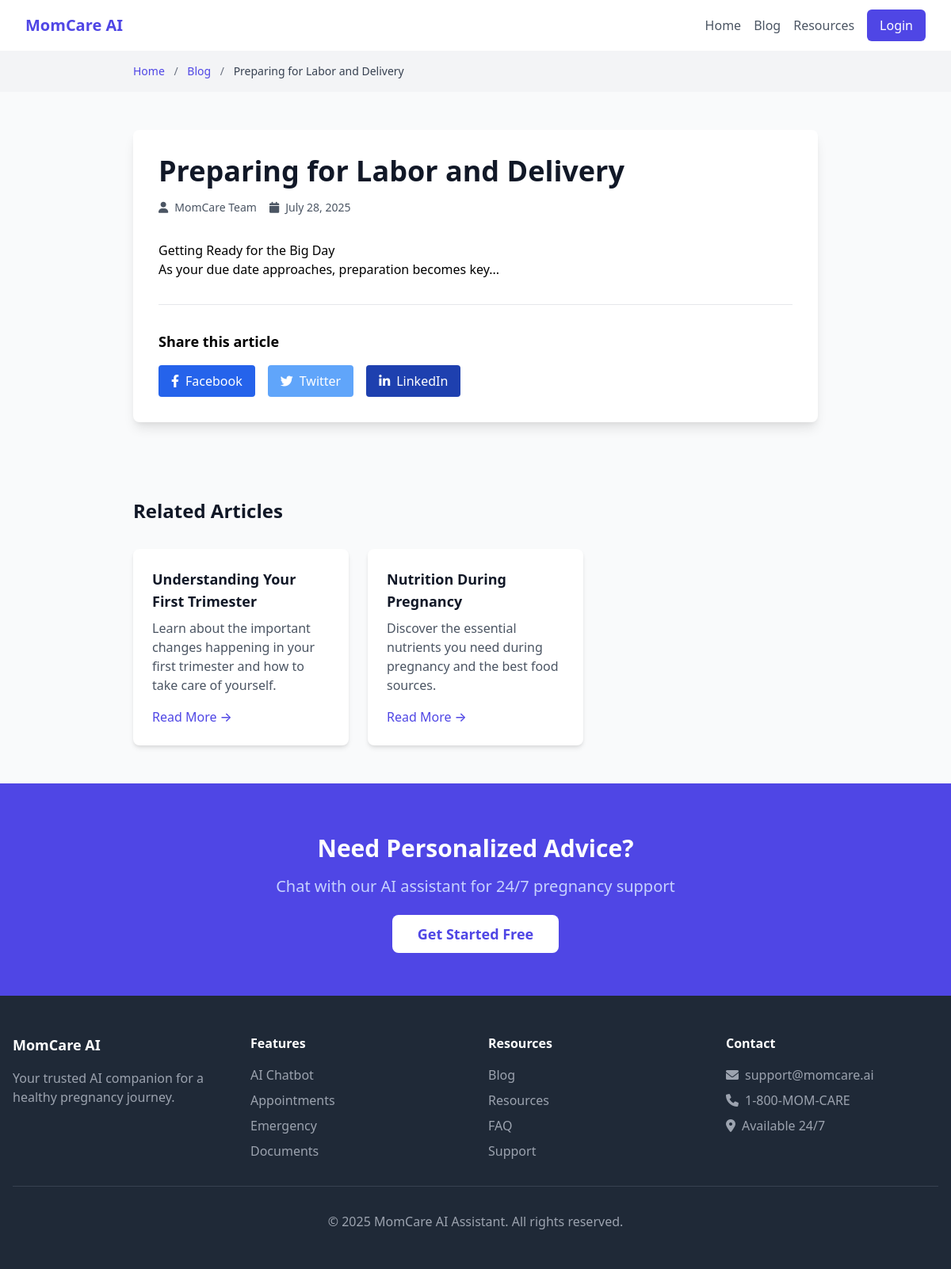
The page /blog_post.php?slug=preparing-labor-delivery on the database its author committed.
### tables this page shows
CREATE TABLE blog_posts (
    id INT AUTO_INCREMENT PRIMARY KEY,
    title VARCHAR(255) NOT NULL,
    slug VARCHAR(255) UNIQUE NOT NULL,
    content LONGTEXT NOT NULL,
    excerpt TEXT,
    featured_image VARCHAR(500),
    author VARCHAR(255) DEFAULT 'MomCare Team',
    published BOOLEAN DEFAULT FALSE,
    created_at TIMESTAMP DEFAULT CURRENT_TIMESTAMP,
    updated_at TIMESTAMP DEFAULT CURRENT_TIMESTAMP ON UPDATE CURRENT_TIMESTAMP
);

### includes/functions.php (called while the page is built, shortened)
<?php
function isLoggedIn() {
    return isset($_SESSION['user_id']) && isset($_SESSION['session_token']);
}
function sanitizeInput($data) {
    $data = trim($data);
    $data = stripslashes($data);
    $data = htmlspecialchars($data);
    return $data;
}
?>

### blog_post.php (the view, shortened to what this page needs)
<?php
require_once 'includes/functions.php';
$slug = isset($_GET['slug']) ? sanitizeInput($_GET['slug']) : '';
$query = "SELECT * FROM blog_posts WHERE slug = :slug AND published = 1";
$stmt = $db->prepare($query);
$stmt->bindParam(':slug', $slug);
$stmt->execute();
$post = $stmt->fetch(PDO::FETCH_ASSOC);
$query = "SELECT id, title, slug, excerpt FROM blog_posts WHERE published = 1 AND id != :id ORDER BY created_at DESC LIMIT 3";
$stmt = $db->prepare($query);
$stmt->bindParam(':id', $post['id']);
$stmt->execute();
$related_posts = $stmt->fetchAll(PDO::FETCH_ASSOC);
?>
<!DOCTYPE html>
<html lang="en">
<head>
    <link href="https://cdn.jsdelivr.net/npm/tailwindcss@2.2.19/dist/tailwind.min.css" rel="stylesheet">
    <link href="https://cdnjs.cloudflare.com/ajax/libs/font-awesome/6.0.0/css/all.min.css" rel="stylesheet">
</head>
<body class="bg-gray-50">
    <nav class="bg-white shadow-sm">
        <div class="max-w-7xl mx-auto px-4 sm:px-6 lg:px-8">
            <div class="flex justify-between h-16">
                <div class="flex items-center">
                    <a href="index.php" class="text-xl font-bold text-indigo-600">MomCare AI</a>
                </div>
                <div class="flex items-center space-x-4">
                    <a href="index.php" class="text-gray-600 hover:text-indigo-600">Home</a>
                    <a href="blog.php" class="text-gray-600 hover:text-indigo-600">Blog</a>
                    <a href="resources.php" class="text-gray-600 hover:text-indigo-600">Resources</a>
                    <?php if (isLoggedIn()): ?>
                        <a href="dashboard.php" class="text-gray-600 hover:text-indigo-600">Dashboard</a>
                        <a href="logout.php" class="text-red-600 hover:text-red-800">Logout</a>
                    <?php else: ?>
                        <a href="login.php" class="bg-indigo-600 text-white px-4 py-2 rounded-md hover:bg-indigo-700">Login</a>
                    <?php endif; ?>
                </div>
            </div>
        </div>
    </nav>
    <div class="bg-gray-100 py-4">
        <div class="max-w-4xl mx-auto px-4">
            <nav class="text-sm">
                <a href="index.php" class="text-indigo-600 hover:text-indigo-800">Home</a>
                <span class="mx-2 text-gray-500">/</span>
                <a href="blog.php" class="text-indigo-600 hover:text-indigo-800">Blog</a>
                <span class="mx-2 text-gray-500">/</span>
                <span class="text-gray-700"><?php echo htmlspecialchars($post['title']); ?></span>
            </nav>
        </div>
    </div>
    <article class="max-w-4xl mx-auto py-12 px-4">
        <div class="bg-white rounded-lg shadow-lg overflow-hidden">
            <div class="p-8">
                <header class="mb-8">
                    <h1 class="text-3xl md:text-4xl font-bold text-gray-900 mb-4">
                        <?php echo htmlspecialchars($post['title']); ?>
                    </h1>
                    <div class="flex items-center text-gray-600 text-sm">
                        <i class="fas fa-user mr-2"></i>
                        <span class="mr-4"><?php echo htmlspecialchars($post['author']); ?></span>
                        <i class="fas fa-calendar mr-2"></i>
                        <span><?php echo date('F j, Y', strtotime($post['created_at'])); ?></span>
                    </div>
                </header>
                <div class="prose prose-lg max-w-none">
                    <?php echo $post['content']; ?>
                </div>
                <div class="mt-8 pt-8 border-t border-gray-200">
                    <h3 class="text-lg font-semibold mb-4">Share this article</h3>
                    <div class="flex space-x-4">
                        <a href="#" class="bg-blue-600 text-white px-4 py-2 rounded hover:bg-blue-700">
                            <i class="fab fa-facebook-f mr-2"></i>Facebook
                        </a>
                        <a href="#" class="bg-blue-400 text-white px-4 py-2 rounded hover:bg-blue-500">
                            <i class="fab fa-twitter mr-2"></i>Twitter
                        </a>
                        <a href="#" class="bg-blue-800 text-white px-4 py-2 rounded hover:bg-blue-900">
                            <i class="fab fa-linkedin-in mr-2"></i>LinkedIn
                        </a>
                    </div>
                </div>
            </div>
        </div>
    </article>
    <?php if (!empty($related_posts)): ?>
        <section class="max-w-4xl mx-auto py-12 px-4">
            <h2 class="text-2xl font-bold text-gray-900 mb-8">Related Articles</h2>
            <div class="grid gap-6 md:grid-cols-3">
                <?php foreach ($related_posts as $related): ?>
                    <article class="bg-white rounded-lg shadow-md overflow-hidden hover:shadow-lg transition duration-300">
                        <div class="p-6">
                            <h3 class="text-lg font-semibold text-gray-900 mb-2">
                                <a href="blog_post.php?slug=<?php echo urlencode($related['slug']); ?>"
                                   class="hover:text-indigo-600">
                                    <?php echo htmlspecialchars($related['title']); ?>
                                </a>
                            </h3>
                            <p class="text-gray-600 mb-4">
                                <?php echo htmlspecialchars($related['excerpt']); ?>
                            </p>
                            <a href="blog_post.php?slug=<?php echo urlencode($related['slug']); ?>"
                               class="text-indigo-600 hover:text-indigo-800 font-medium">
                                Read More →
                            </a>
                        </div>
                    </article>
                <?php endforeach; ?>
            </div>
        </section>
    <?php endif; ?>
    <section class="bg-indigo-600 py-16">
        <div class="max-w-4xl mx-auto text-center px-4">
            <h2 class="text-3xl font-bold text-white mb-4">Need Personalized Advice?</h2>
            <p class="text-xl text-indigo-200 mb-8">Chat with our AI assistant for 24/7 pregnancy support</p>
            <?php if (isLoggedIn()): ?>
                <a href="chat.php" class="bg-white text-indigo-600 px-8 py-3 rounded-lg text-lg font-semibold hover:bg-gray-100 transition duration-300">
                    Start Chatting Now
                </a>
            <?php else: ?>
                <a href="signup.php" class="bg-white text-indigo-600 px-8 py-3 rounded-lg text-lg font-semibold hover:bg-gray-100 transition duration-300">
                    Get Started Free
                </a>
            <?php endif; ?>
        </div>
    </section>
    <footer class="bg-gray-800 text-white py-12">
        <div class="max-w-7xl mx-auto px-4">
            <div class="grid md:grid-cols-4 gap-8">
                <div>
                    <h3 class="text-lg font-semibold mb-4">MomCare AI</h3>
                    <p class="text-gray-400">Your trusted AI companion for a healthy pregnancy journey.</p>
                </div>
                <div>
                    <h4 class="font-semibold mb-4">Features</h4>
                    <ul class="space-y-2 text-gray-400">
                        <li><a href="chat.php" class="hover:text-white">AI Chatbot</a></li>
                        <li><a href="appointments.php" class="hover:text-white">Appointments</a></li>
                        <li><a href="emergency.php" class="hover:text-white">Emergency</a></li>
                        <li><a href="medicaldocuments.php" class="hover:text-white">Documents</a></li>
                    </ul>
                </div>
                <div>
                    <h4 class="font-semibold mb-4">Resources</h4>
                    <ul class="space-y-2 text-gray-400">
                        <li><a href="blog.php" class="hover:text-white">Blog</a></li>
                        <li><a href="resources.php" class="hover:text-white">Resources</a></li>
                        <li><a href="#" class="hover:text-white">FAQ</a></li>
                        <li><a href="#" class="hover:text-white">Support</a></li>
                    </ul>
                </div>
                <div>
                    <h4 class="font-semibold mb-4">Contact</h4>
                    <ul class="space-y-2 text-gray-400">
                        <li><i class="fas fa-envelope mr-2"></i>support@momcare.ai</li>
                        <li><i class="fas fa-phone mr-2"></i>1-800-MOM-CARE</li>
                        <li><i class="fas fa-map-marker-alt mr-2"></i>Available 24/7</li>
                    </ul>
                </div>
            </div>
            <div class="border-t border-gray-700 mt-8 pt-8 text-center text-gray-400">
                <p>&copy; 2025 MomCare AI Assistant. All rights reserved.</p>
            </div>
        </div>
    </footer>
</body>
</html>

### rows shown on the page
blog_posts: title "Preparing for Labor and Delivery", author "MomCare Team", created_at "July 28, 2025", content "Getting Ready for the Big Day As your due date approaches, preparation becomes key..."
blog_posts: title "Understanding Your First Trimester", excerpt "Learn about the important changes happening in your first trimester and how to take care of yourself."
blog_posts: title "Nutrition During Pregnancy", excerpt "Discover the essential nutrients you need during pregnancy and the best food sources."
